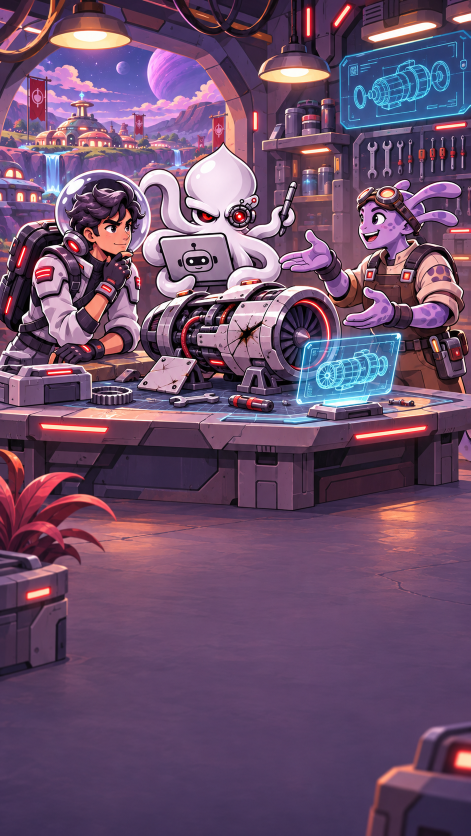
#> input picture scene-workshop.png, 941 x 1672 px, given in place of espacio1.png, which was not available (shown at 1/2 size)
$ python flight.py
#> lines starting #> are read from the running program, lines starting #| are printed output that depends on the picture
"""Render the two looping cockpit backgrounds. Requires Pillow, NumPy and FFmpeg."""

import argparse
import math
from pathlib import Path
import random
import subprocess

import numpy as np
from PIL import Image, ImageChops, ImageDraw


ASSETS = Path(__file__).resolve().parents[2] / "public" / "assets"
WIDTH, HEIGHT = 540, 960
SIZE = WIDTH, HEIGHT
FPS, SECONDS = 24, 8
TAU = math.tau
Y, X = np.ogrid[0:HEIGHT, 0:WIDTH]


def glow(size, color):
    """Halo with a small bright core and a long soft falloff."""
    x = np.linspace(-1, 1, size)
    radius = np.hypot(x[:, None], x[None, :])
    strength = np.maximum(0, 1 - radius)
    return Image.fromarray((strength[:, :, None] ** 3 * color).astype('uint8'))


def light(canvas, sprite, x, y, strength=1):
    if strength <= 0:
        return
    if strength < 1:
        sprite = sprite.point(lambda c: c * strength)
    left, top = round(x - sprite.width / 2), round(y - sprite.height / 2)
    box = (left, top, left + sprite.width, top + sprite.height)
    canvas.paste(ImageChops.add(canvas.crop(box), sprite), (left, top))


def camera(image, scale, dx, dy):
    return image.transform(SIZE, Image.Transform.AFFINE, (
        1 / scale, 0, WIDTH / 2 * (1 - 1 / scale) - dx / scale,
        0, 1 / scale, HEIGHT / 2 * (1 - 1 / scale) - dy / scale,
    ), Image.Resampling.BILINEAR)


def render(alert, ffmpeg):
#> called with alert = False, ffmpeg = 'ffmpeg'
    name = "alert" if alert else "travel"
    source = "espaciopeligro.png" if alert else "espacio1.png"
    original = Image.open(ASSETS / source).convert("RGB").resize(SIZE, Image.Resampling.LANCZOS)
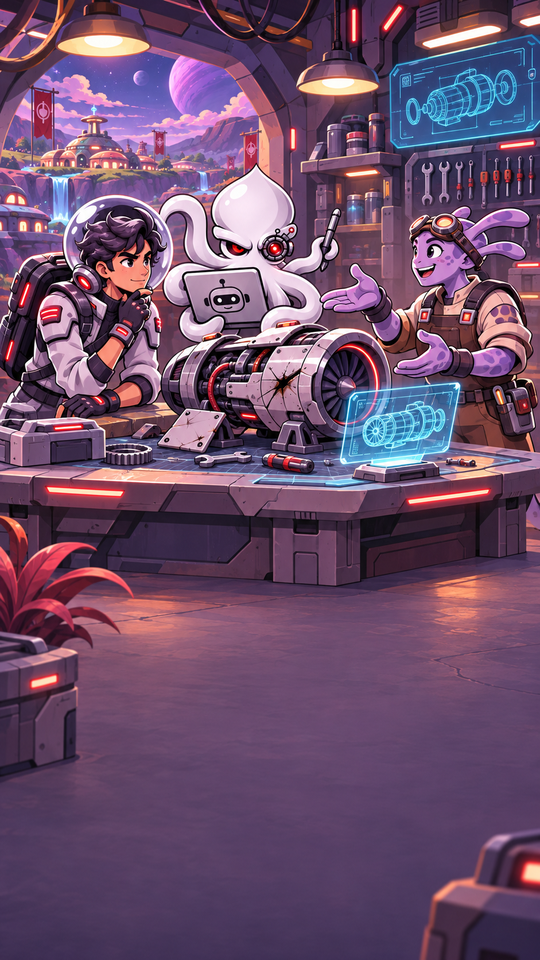
#> original: PIL image 540x960 RGB; mean R, G, B 108.6, 78.6, 107.9
    # Blend the moving sky into the fixed canopy at its actual top and bottom rims.
    top = (38 + 66 * np.abs(2 * X / WIDTH - 1) ** 3) if not alert else 34 + 105 * (1 - X / WIDTH) ** 3
    bottom = HEIGHT - 40 - 48 * np.abs(2 * X / WIDTH - 1) ** 3
    mask = np.clip((Y - top) / 25, 0, 1) * np.clip((bottom - Y) / 22, 0, 1)
    glass = Image.fromarray((mask * 255).astype('uint8'))
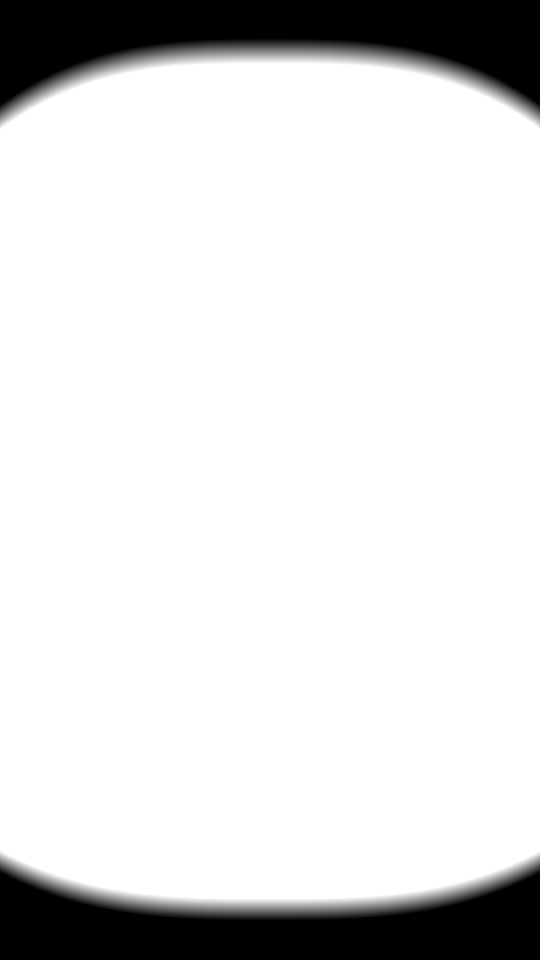
#> glass: PIL image 540x960 L; min 0, max 255, mean 220.4
    rng = random.Random(81)
    stars = [(rng.uniform(8, WIDTH * .82), rng.uniform(70, HEIGHT * .80),
              rng.uniform(.3, 1), rng.random() * TAU) for _ in range(85)]
    cyan = glow(55, np.array([104, 198, 238]))
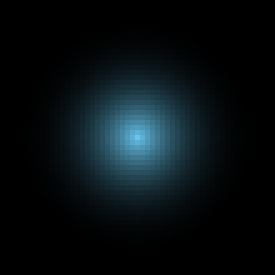
#> cyan: PIL image 55x55 RGB (shown 5 times larger); mean R, G, B 7.6, 14.7, 17.7
    core = glow(11, np.array([192, 241, 255]))
    red = glow(144, np.array([143, 20, 38]))
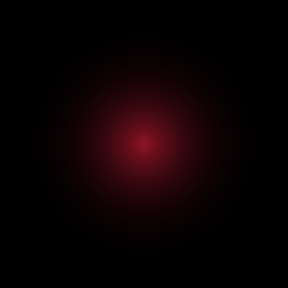
#> red: PIL image 144x144 RGB (shown 2 times larger); mean R, G, B 10.8, 1.3, 2.7
    flare = glow(48, np.array([216, 78, 98]))
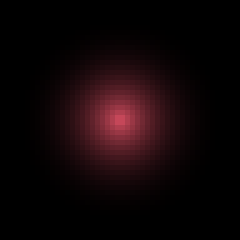
#> flare: PIL image 48x48 RGB (shown 5 times larger); mean R, G, B 16, 5.6, 7.1
    out = ASSETS / 'motion' / (name + '.mp4')
    out.parent.mkdir(exist_ok=True)
    command = [ffmpeg, '-hide_banner', '-loglevel', 'error', '-y', '-f', 'rawvideo', '-pix_fmt', 'rgb24',
               '-s', f'{WIDTH}x{HEIGHT}', '-framerate', str(FPS), '-i', '-', '-an',
               '-c:v', 'libx264', '-preset', 'fast', '-crf', '21', '-pix_fmt', 'yuv420p',
               '-movflags', '+faststart', str(out)]
#> (the run stopped early here; a loop or call above may not have finished)

$ run again, on ui-reference.png
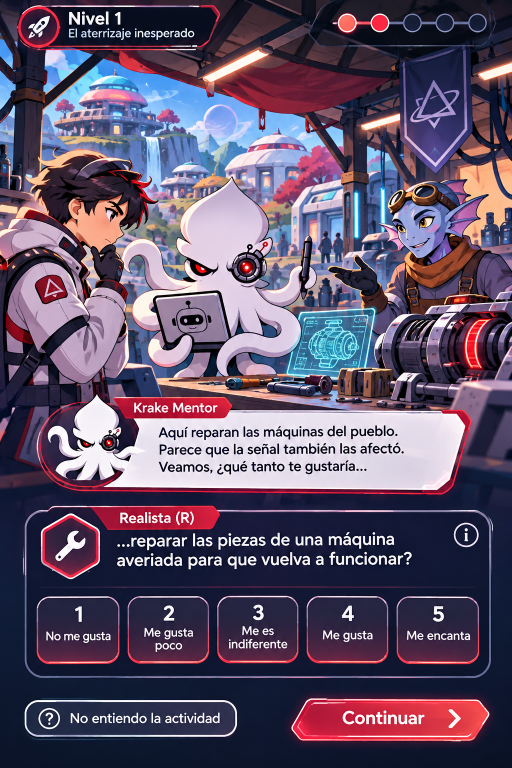
#> input picture ui-reference.png, 1024 x 1536 px, given in place of espacio1.png, which was not available (shown at 1/2 size)
#> in render, `original = Image.open(ASSETS / source).convert("RGB").resize(SIZE, Ima..`:
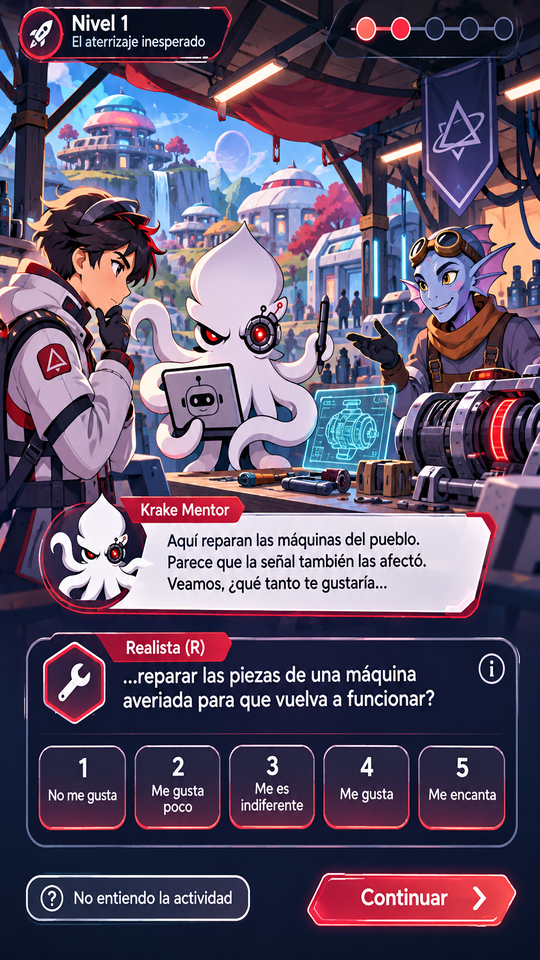
#> original: PIL image 540x960 RGB; mean R, G, B 96.1, 82.4, 105.5
